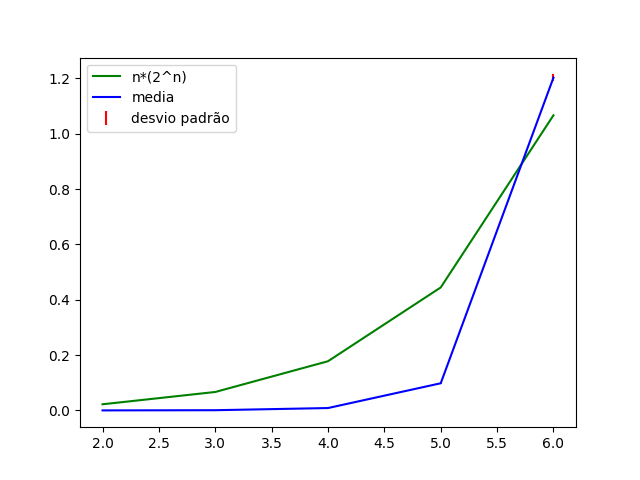

The script that saved this image:
# -*- coding: utf-8 -*-

# Imports #####################################################

import sys

sys.path.append("../src")
import matplotlib.pyplot as plt
import time
import numpy
import src.utilidades as util
from src.forcaBruta import forcaBruta

# Methods #####################################################

def testForcaBruta(n, repeticoes, debug=0):
    if(debug): print("")
    if(debug): print("Número de dependências:", n)
    if(debug): print("")
    if(debug): print("Gerando entradas aleatórias...")
    G, R = util.gerarEntradaAleatoria(n)
    if(debug): print("")
    if(debug): print("Processando entradas...")
    D, F = util.preparaEntrada(n, G, R)

    return numpy.array([rodarAlgoritmo(n, D, F, debug) for i in range(repeticoes)])


def rodarAlgoritmo(n, D, F, debug):
    start = time.process_time()
    X = forcaBruta(n, D, F)
    tim_custo = time.process_time() - start
    min_custo = util.calculoFatorEscolha(n, D, F, X)
    log_custo = util.calculoCustoLogistica(n, D, X)

    if(debug): print("Tempo de execução:", tim_custo, "segundos")
    if(debug): print("Min fator escolha:", min_custo)
    if(debug): print("Custo logistica:  ", log_custo)
    return tim_custo

def mostrarRota(X):
    for j in range(n):
        for i in range(n):
            if X[i][j] == 1: print(i, end=" ")
        print('->', end=" ")
    for i in range(n):
        if X[i][0] == 1: print(i, end=" ")

# Test ########################################################

repeticoes = 5
min_deps = 2
max_deps = 7
debug = 0
media = numpy.zeros(max_deps+1)
desvp = numpy.zeros(max_deps+1)

test_n = list(range(2,max_deps+1))

for n in test_n:
    print("")
    print(f'Executando com n={n}...')
    tempos = testForcaBruta(n, repeticoes, debug)
    media[n] = tempos.mean()
    desvp[n] = tempos.std()
    print(f"Tempo de execução:{media[n]} +- {desvp[n]} segundos")

plt.plot(test_n, [n*pow(2,n)/360 for n in test_n], 'g', label="n*(2^n)")
plt.plot(test_n, media[min_deps:max_deps+1], 'b', label="media")
plt.errorbar(test_n, media[min_deps:max_deps+1], desvp[min_deps:max_deps+1], linestyle='None', ecolor='r', label="desvio padrão")
plt.legend()

plt.savefig("testForcaBruta.png")